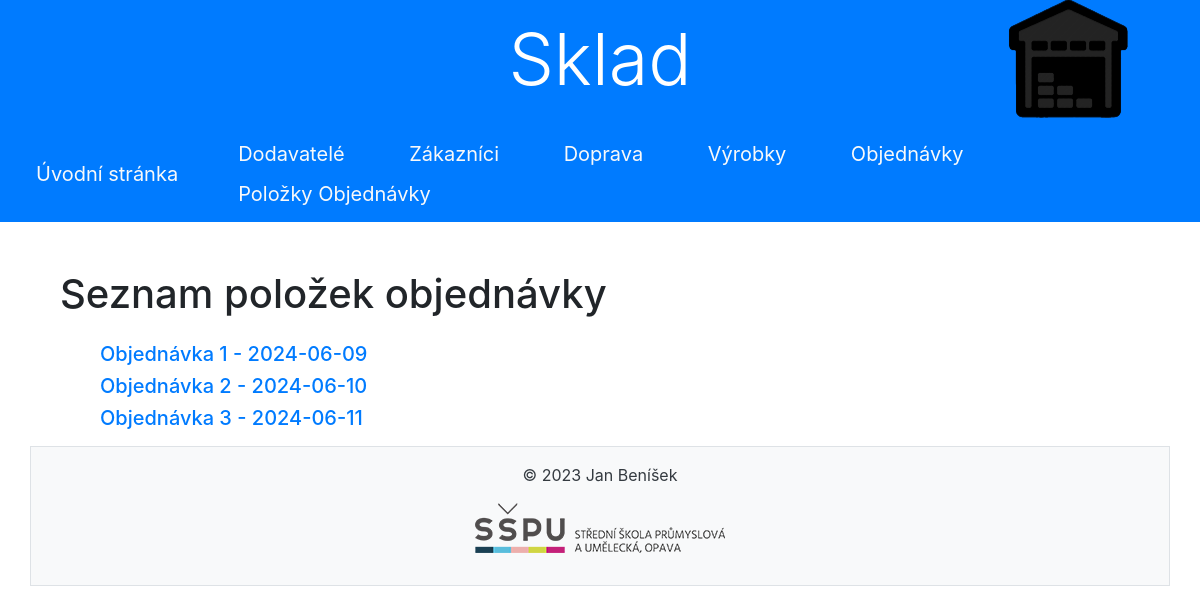
Page /polozky_objednavky on the committed database.
### sklad/models.py (models this page shows, shortened)
class PolozkyObjednavky(models.Model):
    objednavky_id_objednavky = models.ForeignKey('Objednavky',on_delete=models.CASCADE)
    zasoby_id_vyrobek = models.ForeignKey('Vyrobek',on_delete=models.CASCADE)
    class Meta:
        db_table = 'polozky_objednavky'
        unique_together = (('objednavky_id_objednavky', 'zasoby_id_vyrobek'),)
        verbose_name = 'Položka objednávky'
        verbose_name_plural = 'Položky objednávek'

class Objednavky(models.Model):
    datum_objednavky = models.DateField(verbose_name='Datum objednávky', help_text='Zadejte datum objednávky')
    cena_objednavky = models.IntegerField(verbose_name='Cena objednávky',
                                          help_text='Zadejte cenu objednávky')
    datum_dopravy = models.DateField(verbose_name='Datum dopravy', help_text='Zadejte datum dopravy')
    doprava_id_dopravce = models.ForeignKey(Doprava, on_delete=models.CASCADE)
    zakaznici_id_zakaznik = models.ForeignKey(Zakaznici, on_delete=models.CASCADE)
    class Meta:
        db_table = 'objednavky'
        ordering = ['datum_objednavky']
        verbose_name = 'Objednávka'
        verbose_name_plural = 'Objednávky'
    def __str__(self):
        return f"Objednávka {self.id} - {self.datum_objednavky}"

### sklad/views.py (the view)
# urls.py: path('polozky_objednavky', views.PolozkyObjednavkyListView.as_view(), name='polozky_objednavky_list'),
class PolozkyObjednavkyListView(ListView):
    model = PolozkyObjednavky
    template_name = 'polozky_objednavky/polozky_objednavky_list.html'
    context_object_name = 'polozky'

### sklad/templates/polozky_objednavky/polozky_objednavky_list.html
{% extends 'base.html' %}
{% block content %}
    <div class="container mt-5">
        <h1 class="mb-4">Seznam položek objednávky </h1>
        <ul>
            {% for polozka in polozky %}
            <h5> <a href="{% url 'sklad:polozky_objednavky_detail' polozka.pk %}">{{ polozka.objednavky_id_objednavky }}</a> </h5>
            {% endfor %}
        </ul>
    </div>
{% endblock %}

### rows in the picture
PolozkyObjednavky: objednavky_id_objednavky "Objednávka 1 - 2024-06-09"
PolozkyObjednavky: objednavky_id_objednavky "Objednávka 2 - 2024-06-10"
PolozkyObjednavky: objednavky_id_objednavky "Objednávka 3 - 2024-06-11"
